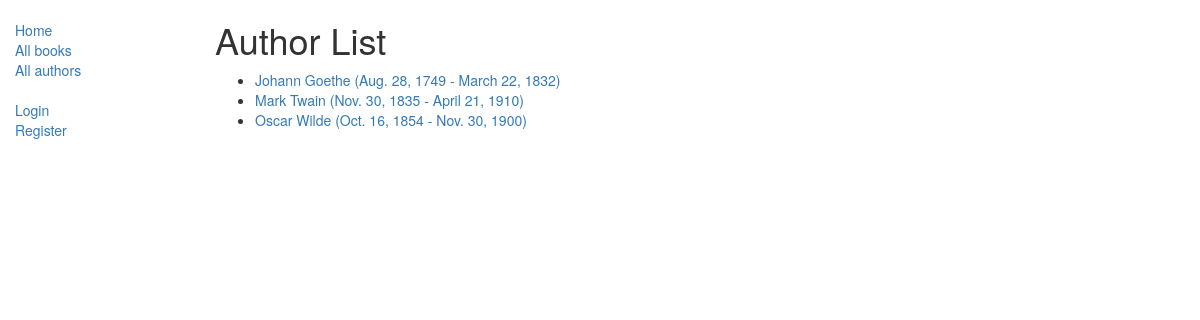
Screenshot of /catalog/authors/ with the database file from the repository.
### catalog/models.py (models this page shows)
class Author(models.Model):
    first_name = models.CharField(max_length=100)
    last_name = models.CharField(max_length=100)
    date_of_birth = models.DateField(null=True, blank=True)
    date_of_death = models.DateField('died', null=True, blank=True)
    class Meta:
        ordering = ['first_name', 'last_name']
    def get_absolute_url(self):
        return reverse('author-detail', args=[str(self.id)])
    def __str__(self):
        return f'{self.first_name} {self.last_name}'

### catalog/views.py (the view)
# urls.py: path('authors/', views.AuthorListView.as_view(), name='authors'),
class AuthorListView(generic.ListView):
    model = Author
    paginate_by = 10

### catalog/templates/catalog/author_list.html (shortened to what this page needs)
{% extends "base_generic.html" %}
{% block content %}
<h1>Author List</h1>
{% if author_list %}
  <ul>
  {% for author in author_list %}
    <li>
      <a href="{{ author.get_absolute_url }}">
      {{ author }} ({{author.date_of_birth}} - {% if author.date_of_death %}{{author.date_of_death}}{% endif %})
      </a>
    </li>
  {% endfor %}
 </ul>
{% else %}
  <p>There are no authors available.</p>
{% endif %}
{% endblock %}

### rows the page displays
Author: first_name+last_name "Johann Goethe", date_of_birth "Aug. 28, 1749", date_of_death "March 22, 1832"
Author: first_name+last_name "Mark Twain", date_of_birth "Nov. 30, 1835", date_of_death "April 21, 1910"
Author: first_name+last_name "Oscar Wilde", date_of_birth "Oct. 16, 1854", date_of_death "Nov. 30, 1900"
